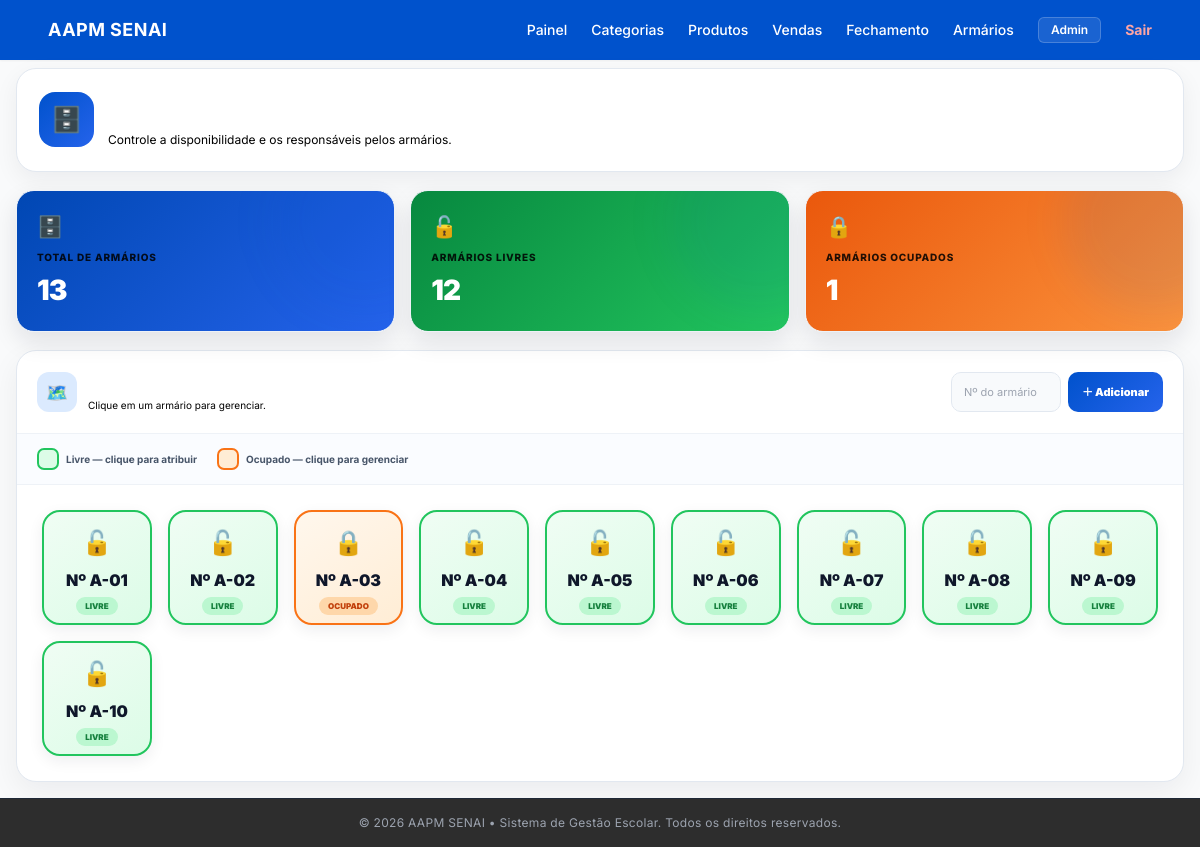
Before: /armarios/ (signed in) with the older database file.
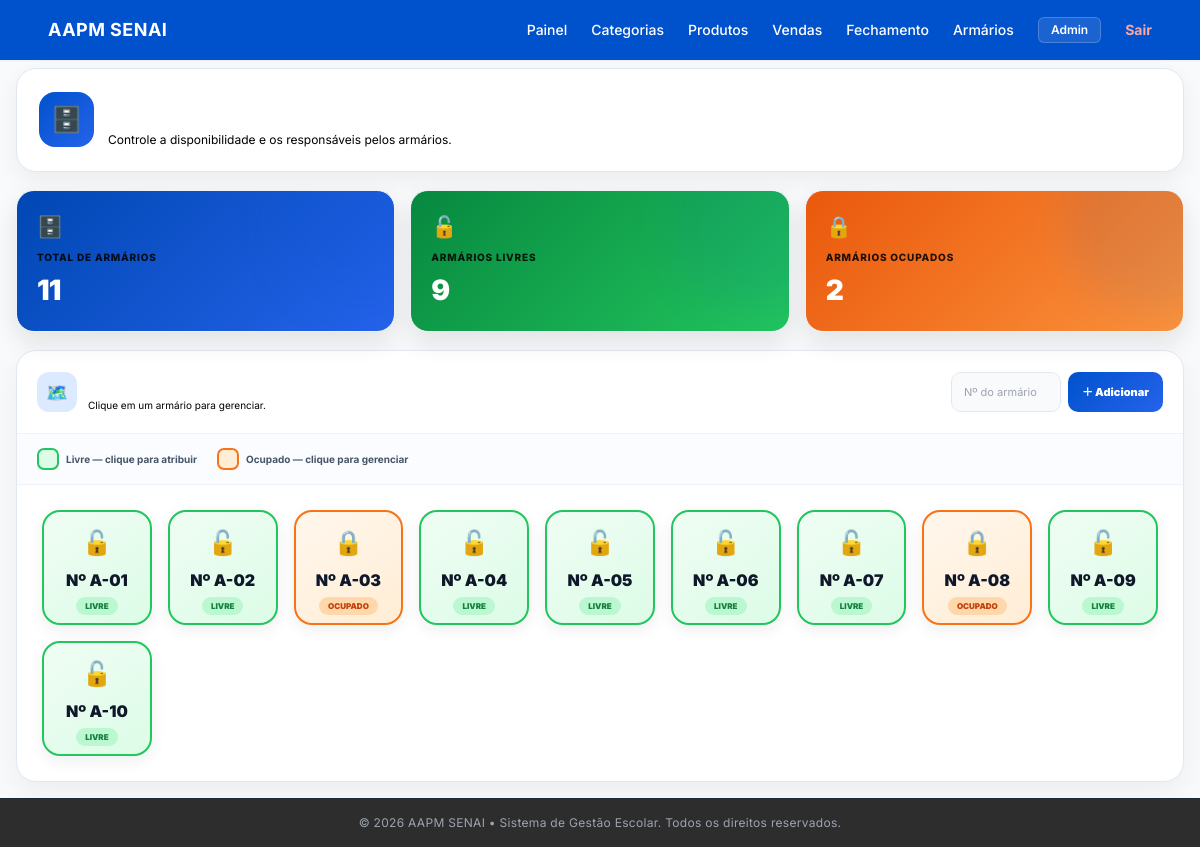
After: the same page with the newer database file.
### app/models/armario_model.py (models this page shows)
class Armario(Base):
    __tablename__ = "armarios"
    id           = Column(Integer, primary_key=True, autoincrement=True, index=True)
    numero       = Column(String(20), nullable=False, unique=True, index=True)
    localizacao  = Column(String(100), nullable=True)
    ocupado      = Column(Boolean, default=False)
    ativo        = Column(Boolean, default=True)
    usuario_id   = Column(Integer, ForeignKey("usuarios.id", ondelete="SET NULL"), nullable=True)
    usuario      = relationship("Usuario", foreign_keys=[usuario_id])
    atribuido_em = Column(DateTime, nullable=True)
    criado_em    = Column(DateTime, server_default=func.now())
    historico    = relationship("ArmarioHistorico", back_populates="armario", cascade="all, delete-orphan")

### app/controllers/armario_controller.py (the view)
@router.get("/")
def listar(
    request: Request,
    busca: str = "",
    situacao: str = "",
    ordenar: str = "numero_asc",
    pagina: int = 1,
    por_pagina: int = 10,
    payload=Depends(get_current_user),
    db: Session = Depends(get_db)
):
    usuario = _obj(payload)
    if pagina < 1:
        pagina = 1
    if por_pagina not in [5, 10, 20, 50]:
        por_pagina = 10
    query = (
        db.query(Armario)
        .filter(Armario.ativo == True)
    )
    if busca:
        query = query.filter(
            or_(
                Armario.numero.ilike(f"%{busca}%"),
                Armario.localizacao.ilike(f"%{busca}%")
            )
        )
    if situacao == "livre":
        query = query.filter(
            Armario.ocupado == False
        )
    elif situacao == "ocupado":
        query = query.filter(
            Armario.ocupado == True
        )
    if ordenar == "numero_desc":
        query = query.order_by(
            Armario.numero.desc()
        )
    elif ordenar == "localizacao":
        query = query.order_by(
            Armario.localizacao.asc()
        )
    elif ordenar == "ocupados":
        query = query.order_by(
            Armario.ocupado.desc(),
            Armario.numero.asc()
        )
    elif ordenar == "livres":
        query = query.order_by(
            Armario.ocupado.asc(),
            Armario.numero.asc()
        )
    else:
        query = query.order_by(
            Armario.numero.asc()
        )
    total_armarios = query.count()
    total_paginas = max(
        1,
        (total_armarios + por_pagina - 1)
        // por_pagina
    )
    if pagina > total_paginas:
        pagina = total_paginas
    offset = (pagina - 1) * por_pagina
    armarios = (
        query
        .offset(offset)
        .limit(por_pagina)
        .all()
    )
    usuarios = (
        db.query(Usuario)
        .filter(
            Usuario.ativo == True
        )
        .order_by(
            Usuario.nome.asc()
        )
        .all()
    )
    total = (
        db.query(Armario)
        .filter(
            Armario.ativo == True
        )
        .count()
    )
    ocupados = (
        db.query(Armario)
        .filter(
            Armario.ativo == True,
            Armario.ocupado == True
        )
        .count()
    )
    livres = total - ocupados
    return templates.TemplateResponse(
        request=request,
        name="armarios/index.html",
        context={
            "request": request,
            "usuario": usuario,
            "armarios": armarios,
            "usuarios": usuarios,
            "total": total,
            "ocupados": ocupados,
            "livres": livres,
            "pagina": pagina,
            "por_pagina": por_pagina,
            "total_armarios": total_armarios,
            "total_paginas": total_paginas,
            "busca": busca,
            "situacao": situacao,
            "ordenar": ordenar,
        }
    )

### app/templates/armarios/index.html (shortened to what this page needs)
{% extends "base.html" %}
{% block internal_content %}
<div class="arm-wrap">
{% set q = request.query_params %}
<div class="page-header">
    <div class="page-heading">
        <div class="heading-icon">🗄️</div>
        <div class="heading-text">
            <h2>Gerenciamento de Armários</h2>
            <p>Controle a disponibilidade e os responsáveis pelos armários.</p>
        </div>
    </div>
</div>
<div class="stats-row">
    <div class="stat-card stat-blue">
        <div class="stat-icon">🗄️</div>
        <div class="stat-label">Total de armários</div>
        <div class="stat-value">{{ total }}</div>
    </div>
    <div class="stat-card stat-green">
        <div class="stat-icon">🔓</div>
        <div class="stat-label">Armários livres</div>
        <div class="stat-value">{{ livres }}</div>
    </div>
    <div class="stat-card stat-orange">
        <div class="stat-icon">🔒</div>
        <div class="stat-label">Armários ocupados</div>
        <div class="stat-value">{{ ocupados }}</div>
    </div>
</div>
<div class="panel">
    <div class="panel-header">
        <div class="panel-title-area">
            <div class="panel-title-icon">🗺️</div>
            <div>
                <div class="panel-title">Mapa de Armários</div>
                <div class="panel-subtitle">
                    Clique em um armário para gerenciar.
                </div>
            </div>
        </div>
        <form
            method="post"
            action="/armarios/novo"
            class="form-novo"
        >
            <input
                type="text"
                name="numero"
                placeholder="Nº do armário"
                required
            >
            <button type="submit" class="btn btn-blue">
                ＋ Adicionar
            </button>
        </form>
    </div>
    <div class="legenda">
        <div class="leg-item">
            <div class="leg-box leg-livre"></div>
            <span>Livre — clique para atribuir</span>
        </div>
        <div class="leg-item">
            <div class="leg-box leg-ocupado"></div>
            <span>Ocupado — clique para gerenciar</span>
        </div>
    </div>
    {% if armarios %}
    <div class="mapa-container">
        <div class="mapa-grid">
            {% for a in armarios %}
            <div
                class="arm-slot {{ 'ocupado' if a.ocupado else 'livre' }}"
                data-id="{{ a.id }}"
                data-numero="{{ a.numero }}"
                data-ocupado="{{ 'true' if a.ocupado else 'false' }}"
                data-usuario="{{ a.usuario.nome if a.ocupado and a.usuario else '' }}"
                data-local="{{ a.localizacao or '' }}"
                onclick="abrirModal(this)"
            >
                <div class="arm-ico">
                    {{ '🔒' if a.ocupado else '🔓' }}
                </div>
                <div class="arm-num">
                    Nº {{ a.numero }}
                </div>
                {% if a.ocupado and a.usuario %}
                <div class="arm-user-mini">
                </div>
                {% endif %}
                <div class="status-text">
                    {{ 'Ocupado' if a.ocupado else 'Livre' }}
                </div>
            </div>
            {% endfor %}
        </div>
    </div>
    {% endif %}
</div>
</div>
{% endblock internal_content %}

### app/templates/base.html (shortened to what this page needs)
<!DOCTYPE html>
<html lang="pt-br" class="h-full">
<head>
    <script src="https://cdn.tailwindcss.com"></script>
    <link rel="stylesheet" href="https://cdnjs.cloudflare.com/ajax/libs/font-awesome/6.4.0/css/all.min.css">
    <link rel="stylesheet" href="/static/css/style.css">
</head>
<body class="bg-gray-50 text-gray-900 min-h-screen flex flex-col">
    <nav class="w-full bg-[#0052cc] text-white px-6 md:px-12 py-4 flex justify-between items-center shadow-sm">
        <div class="text-lg font-bold tracking-wide">
            AAPM SENAI
        </div>
        <div class="flex items-center space-x-6 text-sm font-medium">
            {% if usuario %}
            <a href="/dashboard" class="hover:text-gray-200 transition">
                Painel
            </a>
            {% if usuario.role == 'ADMIN' %}
            <a href="/categorias" class="hover:text-gray-200 transition">
                Categorias
            </a>
            {% endif %}
            <a href="/produtos" class="hover:text-gray-200 transition">
                Produtos
            </a>
            <a href="/vendas" class="hover:text-gray-200 transition">
                Vendas
            </a>
            <a href="/fechamento" class="hover:text-gray-200 transition">
                Fechamento
            </a>
            <a href="/armarios" class="hover:text-gray-200 transition">
                Armários
            </a>
            <span class="bg-white/10 border border-white/20 px-3 py-1 rounded-md text-xs font-semibold">
                {{ usuario.nome }}
            </span>
            <a href="/auth/logout" class="text-red-300 hover:text-red-400 font-bold transition">
                Sair
            </a>
            {% else %}
            <a href="/auth/login"
                class="bg-orange-500 hover:bg-orange-600 text-white px-5 py-1.5 rounded font-semibold shadow-md transition">
                Login
            </a>
            {% endif %}
        </div>
    </nav>
    <main class="flex-grow px-4 pt-2 pb-4">
        <div class="w-full max-w-7xl mx-auto">
            {% block internal_content %}{% endblock %}
        </div>
    </main>
    <footer class="bg-[#2d2d2d] text-gray-400 text-center py-4 text-xs tracking-wide border-t border-gray-800">
        <p>&copy; 2026 AAPM SENAI • Sistema de Gestão Escolar. Todos os direitos reservados.</p>
    </footer>
</body>
</html>

### app/static/css/style.css (style rules this page uses)
:root { --blue:#0052cc; --orange:#ff6a00; --bg:#f5f7fb; --text:#0f172a; --muted:#64748b; }
body { margin:0; font-family:Inter, sans-serif; background: radial-gradient(circle at 10% 10%, rgba(0,82,204,.10), transparent 45%), radial-gradient(circle at 90% 20%, rgba(255,106,0,.08), transparent 45%), radial-gradient(circle at 50% 90%, rgba(0,82,204,.05), transparent 50%), var(--bg); }
.stats-row { display:grid; grid-template-columns:repeat(4,1fr); gap:18px; }
.stat-card { background:#ffffff; border-radius:18px; padding:20px; border:1px solid #eef2f7; box-shadow:0 10px 25px rgba(0,0,0,.05); position:relative; overflow:hidden; transition:.25s; }
.stat-card::before { content:""; position:absolute; width:180px; height:180px; top:-60px; right:-60px; border-radius:50%; background:rgba(0,82,204,.08); filter:blur(20px); z-index:0; }
.stat-card * { position:relative; z-index:2; }
.stat-label { font-size:11px; font-weight:800; color:var(--muted); text-transform:uppercase; letter-spacing:.8px; }
.stat-value { font-size:32px; font-weight:900; margin-top:10px; color:var(--text); letter-spacing:-1px; }

### app/templates/base.html (style rules this page uses)
body { font-family: 'Inter', sans-serif; }

Changed rows visible on the page:
changed Armario (number 8 of 10 on the later page): ocupado "🔓" → "🔒"; ocupado "LIVRE" → "OCUPADO"
Other visible differences:
{{ total }}: "13" → "11"
{{ livres }}: "12" → "9"
{{ ocupados }}: "1" → "2"
